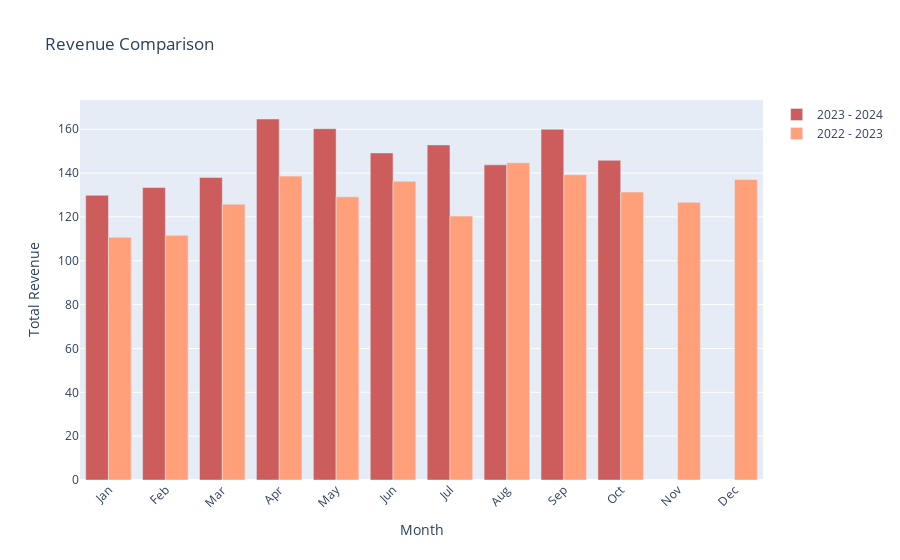

This figure's notebook cell:
### Code cell
import datetime
import pandas as pd
import plotly.graph_objects as go

def get_current_financial_year(earnings_df):
    
    current_date = datetime.datetime.now()
    print(current_date)
    current_year = current_date.year
    current_month = current_date.month

    if current_month < 4:  # Financial year starts from April
        start_year = current_year - 1
        end_year = current_year
    else:
        start_year = current_year
        end_year = current_year + 1

    financial_year_start = pd.Timestamp(year=start_year, month=4, day=1)
    
    financial_year_end = pd.Timestamp(year=end_year, month=3, day=1)
    financial_year_data = earnings_df[(earnings_df['earning_month'] >= financial_year_start) &
                                      (earnings_df['earning_month'] <= financial_year_end)]
    previous_financial_year_start = pd.Timestamp(year=start_year-1, month=4, day=1)
    previous_financial_year_end = pd.Timestamp(year=end_year-1, month=3, day=31)
    previous_year_data = earnings_df[(earnings_df['earning_month'] >= previous_financial_year_start) &
                                     (earnings_df['earning_month'] <= previous_financial_year_end)]
    
    return financial_year_data, previous_year_data, financial_year_start, financial_year_end

def plot_revenue_comparison(current_financial_year_data, previous_financial_year_data, financial_year_start, financial_year_end):
    # Extract revenue data for current and previous financial years
    combined_data = pd.concat([current_financial_year_data.assign(year='Current Financial Year'), 
                               previous_financial_year_data.assign(year='Previous Financial Year')])
    current_year_revenue = combined_data.loc[combined_data['year'] == 'Current Financial Year', 'gross_total']
    previous_year_revenue = combined_data.loc[combined_data['year'] == 'Previous Financial Year', 'gross_total']

    # List of months
    months = ['Jan', 'Feb', 'Mar', 'Apr', 'May', 'Jun',
              'Jul', 'Aug', 'Sep', 'Oct', 'Nov', 'Dec']

    # Create side-by-side bar charts
    fig = go.Figure()
    fig.add_trace(go.Bar(
        x=months,
        y=current_year_revenue,
        name=f'{financial_year_start.year} - {financial_year_start.year + 1}',
        marker_color='indianred'
    ))
    fig.add_trace(go.Bar(
        x=months,
        y=previous_year_revenue,
        name=f'{financial_year_start.year - 1} - {financial_year_start.year}',
        marker_color='lightsalmon'
    ))

    # Modify the tickangle of the xaxis for better readability
    fig.update_layout(barmode='group', xaxis_tickangle=-45)

    # Update figure layout and show the plot
    fig.update_layout(title='Revenue Comparison',
                      xaxis_title='Month',
                      yaxis_title='Total Revenue')
    fig.show()

# Example usage
current_financial_year_data, previous_financial_year_data, financial_year_start, financial_year_end = get_current_financial_year(earnings_df)
plot_revenue_comparison(current_financial_year_data, previous_financial_year_data, financial_year_start, financial_year_end)

### Figure 1 — Plotly figure (JSON) as saved in the notebook; plotly's stock layout.template omitted (floating-point values rounded to 4 significant figures)
{"data": [{"marker": {"color": "indianred"}, "name": "2023 - 2024", "type": "bar", "x": ["Jan", "Feb", "Mar", "Apr", "May", "Jun", "Jul", "Aug", "Sep", "Oct", "Nov", "Dec"], "y": [129.9, 133.4, 138.0, 164.7, 160.2, 149.2, 152.9, 143.8, 160.0, 145.8]}, {"marker": {"color": "lightsalmon"}, "name": "2022 - 2023", "type": "bar", "x": ["Jan", "Feb", "Mar", "Apr", "May", "Jun", "Jul", "Aug", "Sep", "Oct", "Nov", "Dec"], "y": [110.7, 111.6, 125.8, 138.6, 129.2, 136.2, 120.4, 144.7, 139.3, 131.3, 126.7, 137.1]}], "layout": {"barmode": "group", "title": {"text": "Revenue Comparison"}, "xaxis": {"tickangle": -45, "title": {"text": "Month"}}, "yaxis": {"title": {"text": "Total Revenue"}}}}
